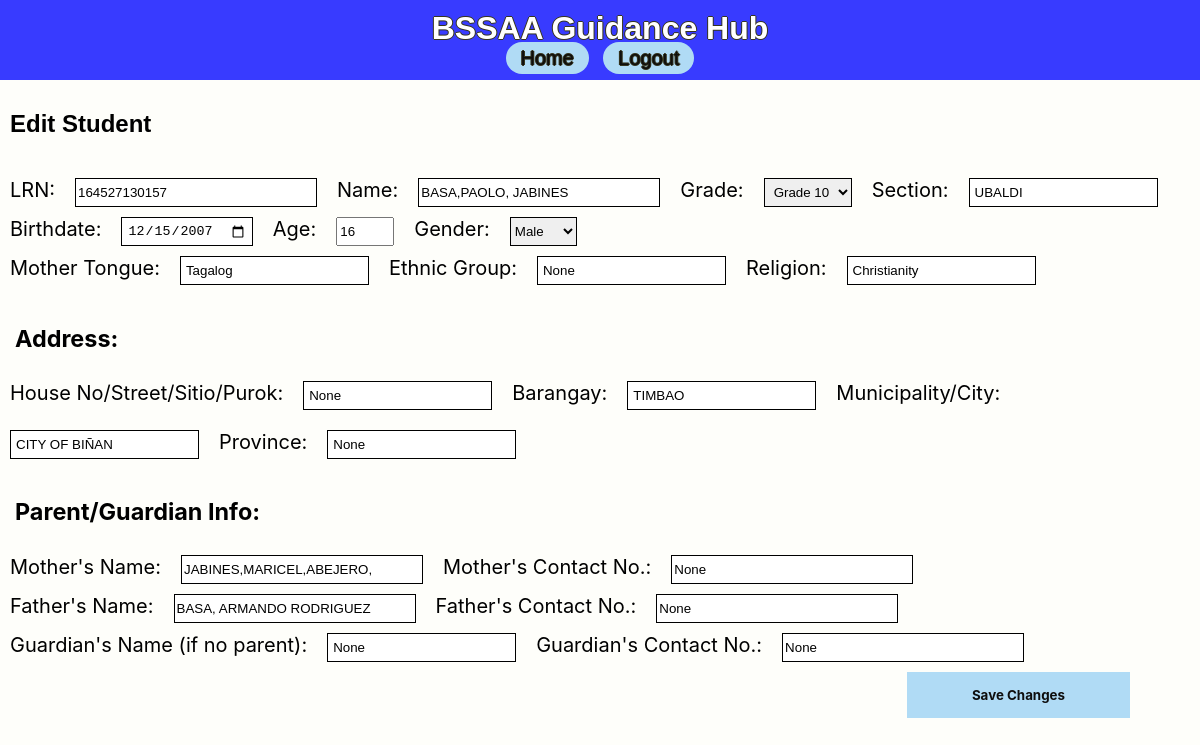
The app's page /edit_student/4, older data.
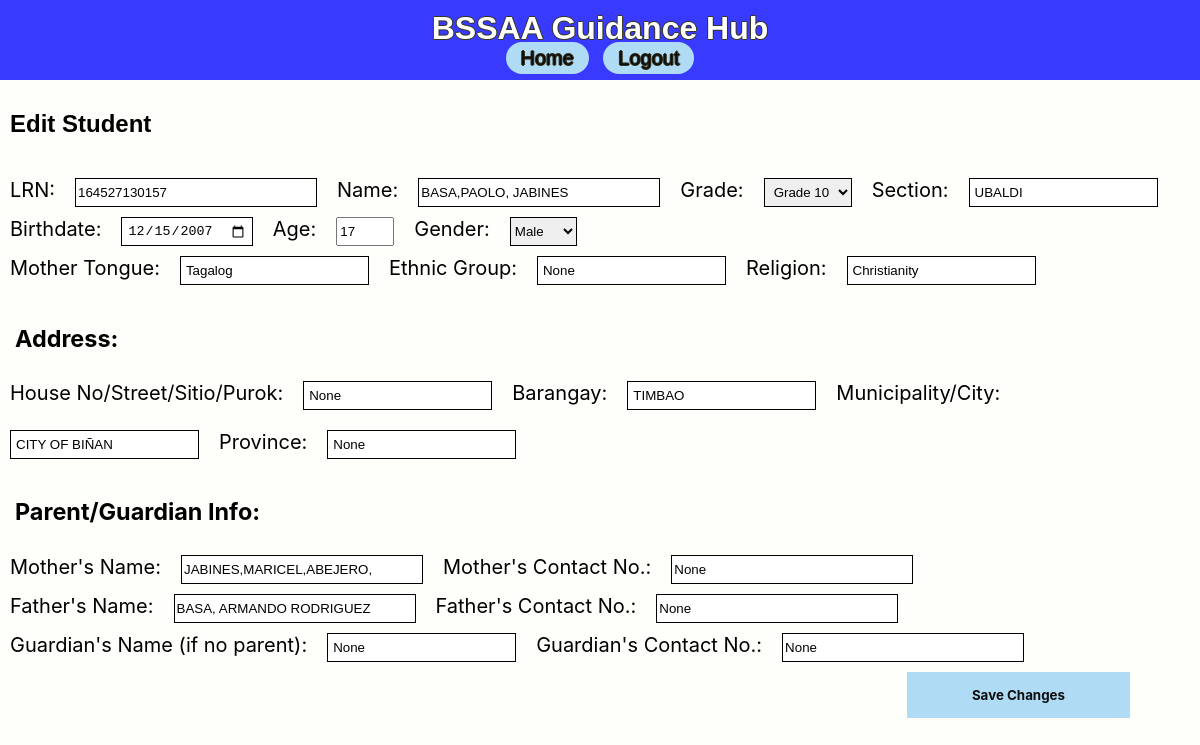
The same page, newer data.
### app/models.py (models this page shows)
class StudentRecord(db.Model):
    id = db.Column(db.Integer, primary_key=True)
    lrn = db.Column(db.String(12), nullable=True, unique=True)
    name = db.Column(db.String(100), nullable=True)
    grade = db.Column(db.String(20), nullable=True)
    section = db.Column(db.String(50), nullable=True)
    birthdate = db.Column(db.Date, nullable=True)
    age = db.Column(db.Integer, nullable=True)
    gender = db.Column(db.String(10), nullable=True)
    mother_tongue = db.Column(db.String(50), nullable=True)
    ethnic_group = db.Column(db.String(50), nullable=True)
    religion = db.Column(db.String(50), nullable=True)
    address_house_no = db.Column(db.String(100), nullable=True)
    address_barangay = db.Column(db.String(100), nullable=True)
    address_city = db.Column(db.String(100), nullable=True)
    address_province = db.Column(db.String(100), nullable=True)
    mother_name = db.Column(db.String(100), nullable=True)
    mother_contact = db.Column(db.String(15), nullable=True)
    father_name = db.Column(db.String(100), nullable=True)
    father_contact = db.Column(db.String(15), nullable=True)
    guardian_name = db.Column(db.String(100), nullable=True)
    guardian_contact = db.Column(db.String(15), nullable=True)
    reason = db.Column(db.String(200), nullable=True)
    type_of_offense = db.Column(db.String(100), nullable=True)
    date_time = db.Column(db.DateTime, default=datetime.utcnow)
    additional_info = db.Column(db.String, nullable=True)
    profile_picture = db.Column(db.String(100), nullable=True)
    offenses = db.relationship('OffenseRecord', backref='student', lazy=True)

### app/routes.py (the view, shortened to what this page needs)
@main.route('/edit_student/<int:id>', methods=['GET', 'POST'])
def edit_student(id):
    student = StudentRecord.query.get_or_404(id)
    return render_template('edit_student.html', student=student)

### app/templates/edit_student.html (shortened to what the changed rows need)
{% extends 'base.html' %}
{% block content %}
<h2>Edit Student</h2>
<form method="POST">
    <div class="form-section">
        <label for="lrn">LRN:</label>
        <input class="textbox-length" type="text" id="lrn" name="lrn" value="{{ student.lrn }}" pattern="\d{12}" required>
        <label for="name">Name:</label>
        <input class="textbox-length" type="text" id="name" name="name" value="{{ student.name }}" required>
        <label for="grade">Grade:</label>
        <select class="textboxsmall" id="grade" name="grade" required>
            <option value="Grade 10" {% if student.grade == 'Grade 10' %}selected{% endif %}>Grade 10</option>
        </select>
        <label for="section">Section:</label>
        <input class="textboxsmall" type="text" id="section" name="section" value="{{ student.section }}" required>
    </div>
    <div class="form-section">
        <label for="birthdate">Birthdate:</label>
        <input class="textboxsmall" type="date" id="birthdate" name="birthdate" value="{{ student.birthdate }}" required>
        <label for="age">Age:</label>
        <input class="textbox-short" type="number" id="age" name="age" value="{{ student.age }}" required>
        <label for="gender">Gender:</label>
        <select id="gender" name="gender" required>
            <option value="male" {% if student.gender == 'male' %}selected{% endif %}>Male</option>
        </select>
    </div>
    <div class="form-section">
        <label for="mother_tongue">Mother Tongue:</label>
        <input class="textboxsmall" type="text" id="mother_tongue" name="mother_tongue" value="{{ student.mother_tongue }}" required>
        <label for="ethnic_group">Ethnic Group:</label>
        <input class="textboxsmall" type="text" id="ethnic_group" name="ethnic_group" value="{{ student.ethnic_group }}">
        <label for="religion">Religion:</label>
        <input class="textboxsmall" type="text" id="religion" name="religion" value="{{ student.religion }}" required>
    </div>
    <div class="form-section">
        <label for="address_house_no">House No/Street/Sitio/Purok:</label>
        <input class="textboxsmall" type="text" id="address_house_no" name="address_house_no" value="{{ student.address_house_no }}" required>
        <label for="address_barangay">Barangay:</label>
        <input class="textboxsmall" type="text" id="address_barangay" name="address_barangay" value="{{ student.address_barangay }}" required>
        <label for="address_city">Municipality/City:</label>
        <input class="textboxsmall" type="text" id="address_city" name="address_city" value="{{ student.address_city }}" required>
        <label for="address_province">Province:</label>
        <input class="textboxsmall" type="text" id="address_province" name="address_province" value="{{ student.address_province }}" required>
    </div>
    <div class="form-section1">
        <div class="form-section">
            <label for="mother_name">Mother's Name:</label>
            <input class="textbox-length" type="text" id="mother_name" name="mother_name" value="{{ student.mother_name }}" required>
            <label for="mother_contact">Mother's Contact No.:</label>
            <input class="textbox-length" type="text" id="mother_contact" name="mother_contact" value="{{ student.mother_contact }}" pattern="\d{11}">
        </div>
        <div class="form-section">
            <label for="father_name">Father's Name:</label>
            <input class="textbox-length" type="text" id="father_name" name="father_name" value="{{ student.father_name }}" required>
            <label for="father_contact">Father's Contact No.:</label>
            <input class="textbox-length" type="text" id="father_contact" name="father_contact" value="{{ student.father_contact }}" pattern="\d{11}">
        </div>
        <div class="form-section">
            <label for="guardian_name">Guardian's Name (if no parent):</label>
            <input class="textboxsmall" type="text" id="guardian_name" name="guardian_name" value="{{ student.guardian_name }}">
            <label for="guardian_contact">Guardian's Contact No.:</label>
            <input class="textbox-length" type="text" id="guardian_contact" name="guardian_contact" value="{{ student.guardian_contact }}" pattern="\d{11}">
        </div>
    </div>
</form>
{% endblock %}

Row changes from the older to the newer data that the page shows:
changed StudentRecord "BASA,PAOLO, JABINES": age "16" → "17"
